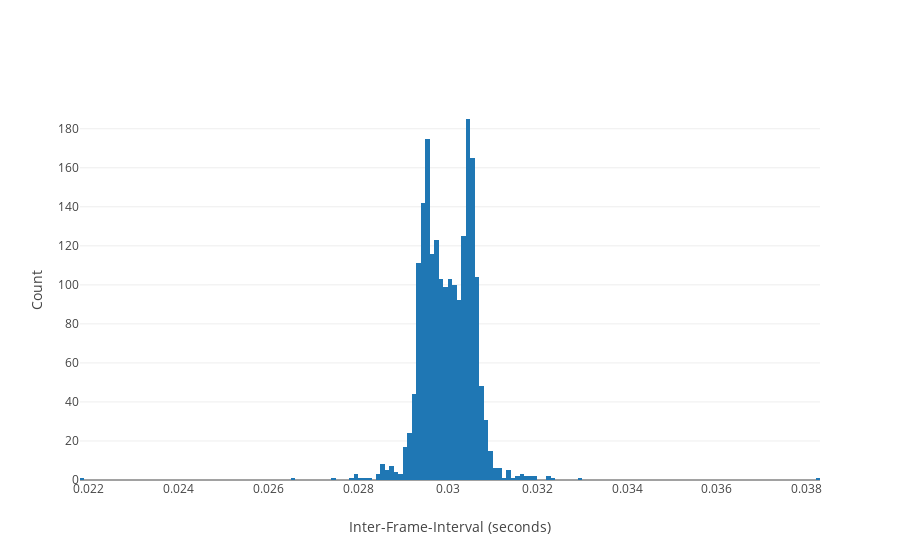

Write notebook code for a chart like this one.
### Code cell
histData = go.Histogram(x=myFrameDiff)

fig = {
    'data': [histData],
    'layout': {
        'xaxis': {'title': 'Inter-Frame-Interval (seconds)'},
        'yaxis': {'title': "Count", 'type': "linear"}
    }
}

iplot(fig, filename='pandas/multiple-scatter')

### Figure 1 — Plotly figure (JSON) as saved in the notebook; plotly's stock layout.template omitted (floating-point values rounded to 4 significant figures; data arrays with more than 128 entries replaced by an {"elided": "..."} marker saying what was removed)
{"data": [{"type": "histogram", "x": {"elided": "1997 float values"}}], "layout": {"xaxis": {"title": "Inter-Frame-Interval (seconds)"}, "yaxis": {"title": "Count", "type": "linear"}}}
